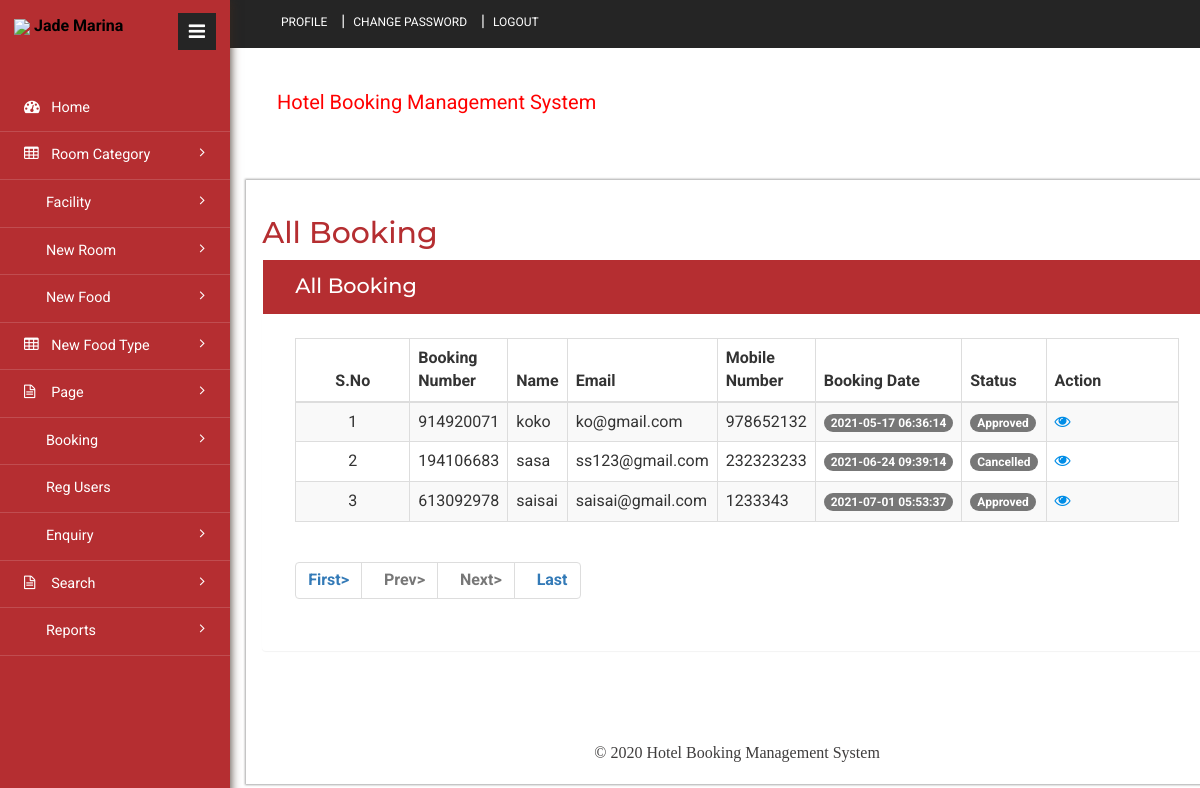
The app's page /all-booking.php (signed in) with its own data.
### tables this page shows
CREATE TABLE `tblbooking` (
  `ID` int(10) NOT NULL,
  `RoomId` int(5) DEFAULT NULL,
  `BookingNumber` varchar(120) DEFAULT NULL,
  `UserID` int(5) NOT NULL,
  `IDType` varchar(120) DEFAULT NULL,
  `Gender` varchar(50) DEFAULT NULL,
  `Address` mediumtext DEFAULT NULL,
  `CheckinDate` varchar(200) DEFAULT NULL,
  `CheckoutDate` varchar(200) DEFAULT NULL,
  `BookingDate` timestamp NULL DEFAULT current_timestamp(),
  `Remark` varchar(50) DEFAULT NULL,
  `Status` varchar(50) DEFAULT NULL,
  `UpdationDate` timestamp NULL DEFAULT NULL ON UPDATE current_timestamp()
);

CREATE TABLE `tbluser` (
  `ID` int(10) NOT NULL,
  `FullName` varchar(200) DEFAULT NULL,
  `MobileNumber` bigint(10) DEFAULT NULL,
  `Email` varchar(120) DEFAULT NULL,
  `Password` varchar(120) DEFAULT NULL,
  `RegDate` timestamp NULL DEFAULT current_timestamp()
);

### all-booking.php (the view, shortened to what this page needs)
<?php
include('includes/dbconnection.php');
if (strlen($_SESSION['hbmsaid']==0)) {
  header('location:logout.php');
  } else{
?>
<!DOCTYPE HTML>
<html>
<head>
<link href="css/bootstrap.min.css" rel='stylesheet' type='text/css' />
<link href="css/style.css" rel='stylesheet' type='text/css' />
<link href="css/font-awesome.css" rel="stylesheet">
<link rel="stylesheet" href="css/icon-font.min.css" type='text/css' />
</head>
<body>
   <div class="page-container">
	<div class="left-content">
	   <div class="inner-content">
			<?php include_once('includes/header.php');?>
			<div class="content">
<div class="women_main">
	<div class="grids">
					<div class="progressbar-heading grids-heading">
						<h2>All Booking</h2>
					</div>
					<div class="panel panel-widget forms-panel">
						<div class="forms">
							<div class="form-grids widget-shadow" data-example-id="basic-forms">
								<div class="form-title">
									<h4>All Booking</h4>
								</div>
								<div class="form-body">
									     <table class="table table-bordered table-striped table-vcenter js-dataTable-full-pagination">
                                <thead>
                                    <tr>
                                        <th class="text-center">S.No</th>
                                        <th>Booking Number</th>
                                        <th>Name</th>
                                        <th class="d-none d-sm-table-cell">Email</th>
                                        <th class="d-none d-sm-table-cell">Mobile Number</th>
                                        <th class="d-none d-sm-table-cell">Booking Date</th>
                                        <th class="d-none d-sm-table-cell">Status</th>
                                        <th class="d-none d-sm-table-cell" style="width: 15%;">Action</th>
                                       </tr>
                                </thead>
                                <tbody>
                                    <?php
                                    if (isset($_GET['pageno'])) {
            $pageno = $_GET['pageno'];
        } else {
            $pageno = 1;
        }
        $no_of_records_per_page = 10;
        $offset = ($pageno-1) * $no_of_records_per_page;
        $ret = "SELECT ID FROM tblbooking";
$query1 = $dbh -> prepare($ret);
$query1->execute();
$total_rows=$query1->rowCount();
$total_pages = ceil($total_rows / $no_of_records_per_page);
$sql="SELECT tbluser.*,tblbooking.BookingNumber,tblbooking.ID,tblbooking.Status,tblbooking.BookingDate from tblbooking join tbluser on tblbooking.UserID=tbluser.ID  LIMIT $offset, $no_of_records_per_page";
$query = $dbh -> prepare($sql);
$query->execute();
$results=$query->fetchAll(PDO::FETCH_OBJ);
$cnt=1;
if($query->rowCount() > 0)
{
foreach($results as $row)
{               ?>
                                    <tr>
                                        <td class="text-center"><?php echo htmlentities($cnt);?></td>
                                        <td class="font-w600"><?php  echo htmlentities($row->BookingNumber);?></td>
                                        <td class="font-w600"><?php  echo htmlentities($row->FullName);?></td>
                                        <td class="d-none d-sm-table-cell"><?php  echo htmlentities($row->Email);?></td>
                                        <td class="d-none d-sm-table-cell"><?php  echo htmlentities($row->MobileNumber);?></td>
                                        <td class="d-none d-sm-table-cell">
                                            <span class="badge badge-primary"><?php  echo htmlentities($row->BookingDate);?></span>
                                        </td>
                                         <?php if($row->Status==""){ ?>
                     <td class="font-w600"><?php echo "Not Updated Yet"; ?></td>
<?php } else { ?>
                                        <td class="d-none d-sm-table-cell">
                                            <span class="badge badge-primary"><?php  echo htmlentities($row->Status);?></span>
                                        </td>
<?php } ?>
                                         <td class="d-none d-sm-table-cell"><a href="view-booking-detail.php?bookingid=<?php echo htmlentities ($row->BookingNumber);?>"><i class="fa fa-eye" aria-hidden="true"></i></a></td>
                                    </tr>
                                    <?php $cnt=$cnt+1;}} else { ?>
                                 <tr>
                                	<td colspan="8" style="color:red; font-size:22px; text-align:center">No record found</td>
                                </tr>
                            <?php } ?>
                                </tbody>
                            </table>
                            <div align="left">
    <ul class="pagination" >
        <li><a href="?pageno=1"><strong>First></strong></a></li>
        <li class="<?php if($pageno <= 1){ echo 'disabled'; } ?>">
            <a href="<?php if($pageno <= 1){ echo '#'; } else { echo "?pageno=".($pageno - 1); } ?>"><strong style="padding-left: 10px">Prev></strong></a>
        </li>
        <li class="<?php if($pageno >= $total_pages){ echo 'disabled'; } ?>">
            <a href="<?php if($pageno >= $total_pages){ echo '#'; } else { echo "?pageno=".($pageno + 1); } ?>"><strong style="padding-left: 10px">Next></strong></a>
        </li>
        <li><a href="?pageno=<?php echo $total_pages; ?>"><strong style="padding-left: 10px">Last</strong></a></li>
    </ul>
</div>
								</div>
							</div>
						</div>
					</div>
				</div>
<?php include_once('includes/footer.php');?>
</div>
</div>
		</div>
</div>
			<?php include_once('includes/sidebar.php');?>
							</div>
</body>
</html><?php }  ?>

### includes/header.php (shortened to what this page needs)
<div class="header-section">
                        <div class="top_bg">
                                <div class="header_top">
                                    <div class="top_right">
                                        <ul>
                                            <li><a href="profile.php">Profile</a></li>|
                                            <li><a href="change-password.php">Change Password</a></li>|
                                            <li><a href="logout.php">Logout</a></li>
                                        </ul>
                                    </div>
                                        <div class="clearfix"> </div>
                                </div>
                        </div>
                </div>
                <div class="header_bg">
                            <div class="header">
                                <div class="head-t">
                                    <div class="logo">
                                        <a href="dashboard.php" style="font-size: 20px;color: red">Hotel Booking Management System </a>
                                    </div>
                                <div class="clearfix"> </div>
                            </div>
                        </div>
                </div>

### includes/footer.php (shortened to what this page needs)
<div>
            <div class="footer">
                        <p style="font-family: cursive;">© 2020 Hotel Booking Management System </p>
            </div>
        </div>

### includes/sidebar.php (shortened to what this page needs)
<div class="sidebar-menu" >
                <header class="logo1">
                  <img src="../images/logo.png" width="100%">
                  <span style="color:#000; font-size:100%; font-weight:bold">Jade Marina</span>
                    <a href="#" class="sidebar-icon"><span class="fa fa-bars"></span> </a>
                </header>
                       <div class="menu">
                                <ul id="menu">
                                    <li><a href="dashboard.php"><i class="fa fa-tachometer"></i> <span>Home</span></a></li>
                                     <li id="menu-academico" ><a href="#"><i class="fa fa-table"></i> <span> Room Category</span> <span class="fa fa-angle-right" style="float: right"></span></a>
                                    </li>
                                      <li id="menu-academico" ><a href="#"><i class="lnr lnr-layers"></i> <span>Facility</span> <span class="fa fa-angle-right" style="float: right"></span></a>
                                 </li>
                                  <li id="menu-academico" ><a href="#"><i class="lnr lnr-pencil"></i> <span>New Room</span> <span class="fa fa-angle-right" style="float: right"></span></a>
                                 </li>
                                 <li id="menu-academico" ><a href="#"><i class="lnr lnr-pencil"></i> <span>New Food</span> <span class="fa fa-angle-right" style="float: right"></span></a>
                                 </li>
                                   <li id="menu-academico" ><a href="#"><i class="fa fa-table"></i> <span>New Food Type</span> <span class="fa fa-angle-right" style="float: right"></span></a>
                                 </li>
                                 <li id="menu-academico" ><a href="#"><i class="fa fa-file-text-o"></i> <span>Page</span> <span class="fa fa-angle-right" style="float: right"></span></a>
                                 </li>
                                 <li id="menu-academico" ><a href="#"><i class="lnr lnr-book"></i> <span>Booking</span> <span class="fa fa-angle-right" style="float: right"></span></a>
                                 </li>
                                <li><a href="reg-users.php"><i class="lnr lnr-users"></i> <span>Reg Users</span></a></li>
                                <li id="menu-academico" ><a href="#"><i class="lnr lnr-book"></i> <span>Enquiry</span> <span class="fa fa-angle-right" style="float: right"></span></a>
                                 </li>
                                  <li id="menu-academico" ><a href="#"><i class="fa fa-file-text-o"></i> <span>Search</span> <span class="fa fa-angle-right" style="float: right"></span></a>
                                 </li>
                                <li id="menu-academico" ><a href="#"><i class="lnr lnr-layers"></i> <span>Reports</span> <span class="fa fa-angle-right" style="float: right"></span></a>
                                 </li>
                              </ul>
                            </div>
                          </div>

### records on screen
tblbooking: BookingNumber "914920071", UserID.FullName "koko", UserID.Email "ko@gmail.com", UserID.MobileNumber "978652132", BookingDate "2021-05-17 06:36:14", Status "Approved"
tblbooking: BookingNumber "194106683", UserID.FullName "sasa", UserID.Email "ss123@gmail.com", UserID.MobileNumber "232323233", BookingDate "2021-06-24 09:39:14", Status "Cancelled"
tblbooking: BookingNumber "613092978", UserID.FullName "saisai", UserID.Email "saisai@gmail.com", UserID.MobileNumber "1233343", BookingDate "2021-07-01 05:53:37", Status "Approved"
